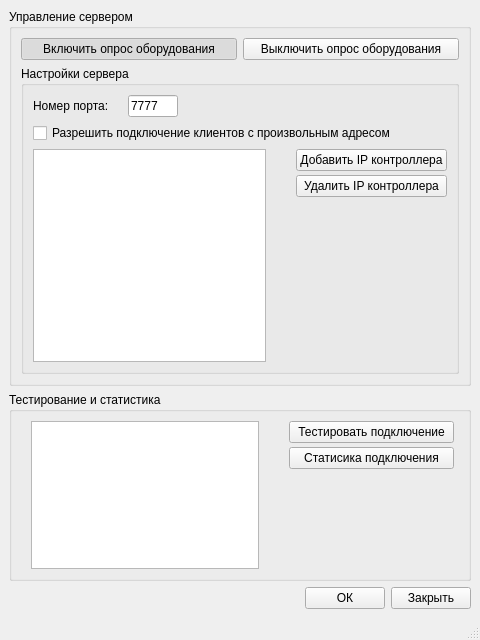
<?xml version="1.0" encoding="UTF-8"?>
<ui version="4.0">
 <class>netWindow</class>
 <widget class="QMainWindow" name="netWindow">
  <property name="geometry">
   <rect>
    <x>0</x>
    <y>0</y>
    <width>480</width>
    <height>640</height>
   </rect>
  </property>
  <property name="maximumSize">
   <size>
    <width>16777215</width>
    <height>16777215</height>
   </size>
  </property>
  <property name="windowTitle">
   <string>Сетевое взаимодействие с оборудованием</string>
  </property>
  <widget class="QWidget" name="centralwidget">
   <layout class="QVBoxLayout" name="verticalLayout" stretch="10,5,1">
    <item>
     <widget class="QGroupBox" name="groupBox">
      <property name="title">
       <string>Управление сервером</string>
      </property>
      <layout class="QVBoxLayout" name="verticalLayout_2" stretch="1,10">
       <item>
        <layout class="QHBoxLayout" name="horizontalLayout">
         <item>
          <widget class="QPushButton" name="startServerPushButton">
           <property name="text">
            <string>Включить опрос оборудования</string>
           </property>
           <property name="icon">
            <iconset resource="Pictures.qrc">
             <normaloff>:/menuIcons/icons/active.png</normaloff>:/menuIcons/icons/active.png</iconset>
           </property>
           <property name="checkable">
            <bool>true</bool>
           </property>
           <property name="checked">
            <bool>true</bool>
           </property>
          </widget>
         </item>
         <item>
          <widget class="QPushButton" name="stopServerPushButton">
           <property name="text">
            <string>Выключить опрос оборудования</string>
           </property>
           <property name="icon">
            <iconset resource="Pictures.qrc">
             <normaloff>:/menuIcons/icons/stopped.png</normaloff>:/menuIcons/icons/stopped.png</iconset>
           </property>
           <property name="checkable">
            <bool>true</bool>
           </property>
          </widget>
         </item>
        </layout>
       </item>
       <item>
        <widget class="QGroupBox" name="groupBox_3">
         <property name="title">
          <string>Настройки сервера</string>
         </property>
         <layout class="QVBoxLayout" name="verticalLayout_4">
          <item>
           <layout class="QHBoxLayout" name="horizontalLayout_3">
            <item>
             <widget class="QLabel" name="label">
              <property name="text">
               <string>Номер порта:    </string>
              </property>
             </widget>
            </item>
            <item>
             <widget class="QLineEdit" name="portNumberLineEdit">
              <property name="sizePolicy">
               <sizepolicy hsizetype="Fixed" vsizetype="Fixed">
                <horstretch>0</horstretch>
                <verstretch>0</verstretch>
               </sizepolicy>
              </property>
              <property name="maximumSize">
               <size>
                <width>50</width>
                <height>16777215</height>
               </size>
              </property>
              <property name="text">
               <string>7777</string>
              </property>
             </widget>
            </item>
            <item>
             <spacer name="horizontalSpacer_2">
              <property name="orientation">
               <enum>Qt::Horizontal</enum>
              </property>
              <property name="sizeHint" stdset="0">
               <size>
                <width>40</width>
                <height>20</height>
               </size>
              </property>
             </spacer>
            </item>
           </layout>
          </item>
          <item>
           <widget class="QCheckBox" name="anyIPCheckBox">
            <property name="text">
             <string>Разрешить подключение клиентов с произвольным адресом</string>
            </property>
           </widget>
          </item>
          <item>
           <layout class="QHBoxLayout" name="horizontalLayout_4">
            <property name="spacing">
             <number>30</number>
            </property>
            <item>
             <widget class="QListWidget" name="allowedIPListWidget"/>
            </item>
            <item>
             <layout class="QVBoxLayout" name="verticalLayout_3">
              <property name="spacing">
               <number>4</number>
              </property>
              <item>
               <widget class="QPushButton" name="addIPPushButton">
                <property name="text">
                 <string>Добавить IP контроллера</string>
                </property>
                <property name="icon">
                 <iconset resource="Pictures.qrc">
                  <normaloff>:/menuIcons/icons/add.png</normaloff>:/menuIcons/icons/add.png</iconset>
                </property>
               </widget>
              </item>
              <item>
               <widget class="QPushButton" name="deleteIPPushButton">
                <property name="text">
                 <string>Удалить IP контроллера</string>
                </property>
                <property name="icon">
                 <iconset resource="Pictures.qrc">
                  <normaloff>:/menuIcons/icons/delete.png</normaloff>:/menuIcons/icons/delete.png</iconset>
                </property>
               </widget>
              </item>
              <item>
               <spacer name="verticalSpacer">
                <property name="orientation">
                 <enum>Qt::Vertical</enum>
                </property>
                <property name="sizeHint" stdset="0">
                 <size>
                  <width>20</width>
                  <height>40</height>
                 </size>
                </property>
               </spacer>
              </item>
             </layout>
            </item>
           </layout>
          </item>
         </layout>
        </widget>
       </item>
      </layout>
     </widget>
    </item>
    <item>
     <widget class="QGroupBox" name="groupBox_2">
      <property name="title">
       <string>Тестирование и статистика</string>
      </property>
      <layout class="QVBoxLayout" name="verticalLayout_6">
       <item>
        <layout class="QHBoxLayout" name="horizontalLayout_5">
         <property name="spacing">
          <number>30</number>
         </property>
         <property name="leftMargin">
          <number>10</number>
         </property>
         <property name="rightMargin">
          <number>5</number>
         </property>
         <item>
          <widget class="QListWidget" name="addedIPListWidget"/>
         </item>
         <item>
          <layout class="QVBoxLayout" name="verticalLayout_5">
           <property name="spacing">
            <number>4</number>
           </property>
           <item>
            <widget class="QPushButton" name="testIPPushButton">
             <property name="sizePolicy">
              <sizepolicy hsizetype="Fixed" vsizetype="Fixed">
               <horstretch>0</horstretch>
               <verstretch>0</verstretch>
              </sizepolicy>
             </property>
             <property name="minimumSize">
              <size>
               <width>165</width>
               <height>0</height>
              </size>
             </property>
             <property name="maximumSize">
              <size>
               <width>200</width>
               <height>16777215</height>
              </size>
             </property>
             <property name="text">
              <string>Тестировать подключение</string>
             </property>
            </widget>
           </item>
           <item>
            <widget class="QPushButton" name="statisticIPPushButton">
             <property name="sizePolicy">
              <sizepolicy hsizetype="Fixed" vsizetype="Fixed">
               <horstretch>0</horstretch>
               <verstretch>0</verstretch>
              </sizepolicy>
             </property>
             <property name="minimumSize">
              <size>
               <width>165</width>
               <height>0</height>
              </size>
             </property>
             <property name="maximumSize">
              <size>
               <width>200</width>
               <height>16777215</height>
              </size>
             </property>
             <property name="text">
              <string>Статисика подключения</string>
             </property>
            </widget>
           </item>
           <item>
            <spacer name="verticalSpacer_2">
             <property name="orientation">
              <enum>Qt::Vertical</enum>
             </property>
             <property name="sizeHint" stdset="0">
              <size>
               <width>20</width>
               <height>40</height>
              </size>
             </property>
            </spacer>
           </item>
          </layout>
         </item>
        </layout>
       </item>
      </layout>
     </widget>
    </item>
    <item>
     <layout class="QHBoxLayout" name="horizontalLayout_2">
      <item>
       <spacer name="horizontalSpacer">
        <property name="orientation">
         <enum>Qt::Horizontal</enum>
        </property>
        <property name="sizeHint" stdset="0">
         <size>
          <width>40</width>
          <height>20</height>
         </size>
        </property>
       </spacer>
      </item>
      <item>
       <widget class="QPushButton" name="OK">
        <property name="text">
         <string>ОК</string>
        </property>
       </widget>
      </item>
      <item>
       <widget class="QPushButton" name="Close">
        <property name="text">
         <string>Закрыть</string>
        </property>
       </widget>
      </item>
     </layout>
    </item>
   </layout>
  </widget>
  <widget class="QMenuBar" name="menubar">
   <property name="geometry">
    <rect>
     <x>0</x>
     <y>0</y>
     <width>480</width>
     <height>21</height>
    </rect>
   </property>
  </widget>
  <widget class="QStatusBar" name="statusbar"/>
 </widget>
 <resources>
  <include location="Pictures.qrc"/>
 </resources>
 <connections/>
</ui>
